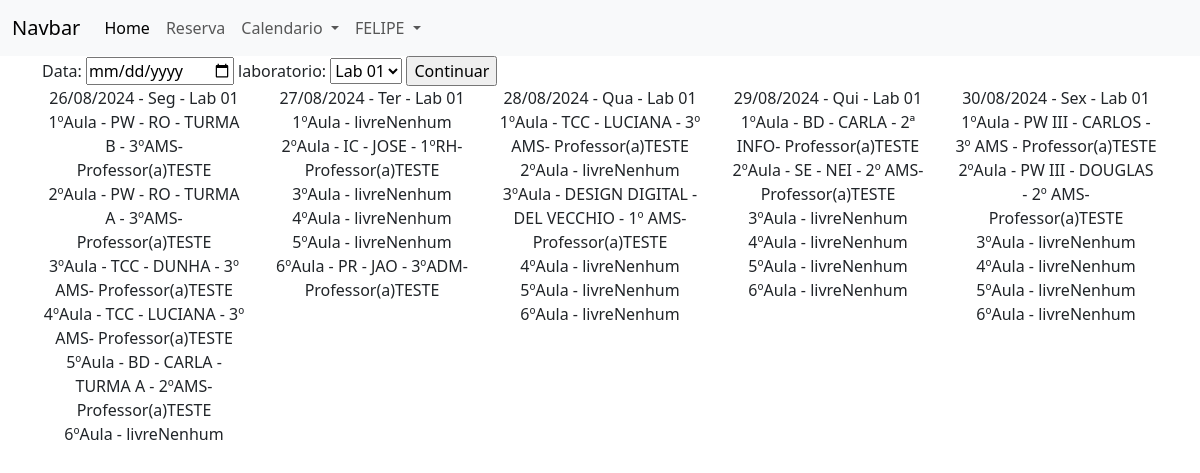
/Bin/semana.php (signed in), run on the app's committed database.
### tables this page shows
CREATE TABLE `laboratorio` (
  `lab_cod` int(11) NOT NULL,
  `lab_nome` varchar(40) NOT NULL,
  `lab_desc` varchar(200) DEFAULT NULL,
  `lab_isActive` bit(1) NOT NULL
);

CREATE TABLE `cronograma` (
  `cro_cod` int(11) NOT NULL,
  `cro_desc` varchar(200) DEFAULT NULL,
  `cro_aula` int(11) NOT NULL,
  `cro_sem` int(11) NOT NULL,
  `cro_isActive` bit(1) NOT NULL,
  `lab_cod` int(11) NOT NULL,
  `prof_cod` int(11) NOT NULL
);

CREATE TABLE `professor` (
  `prof_cod` int(11) NOT NULL,
  `prof_nome` varchar(40) NOT NULL,
  `prof_senha` varchar(20) NOT NULL,
  `prof_cargo` varchar(10) NOT NULL,
  `prof_isActive` bit(1) NOT NULL
);

### Bin/semana.php (the view, shortened to what this page needs)
<?php
include_once ("../navbar.php");
$translate = array(
    0 => "Dom",
    1 => "Seg",
    2 => "Ter",
    3 => "Qua",
    4 => "Qui",
    5 => "Sex",
    6 => "Sab",
);
?>
<div class="container">
    <form action="" method="get">
            <label for="data">Data:</label>
            <input type="date" name="data" id="data">
            <label for="lab" >laboratorio:</label>
            <select name="lab" id="lab" required>
            <?php
            include_once ("../conexao.php");
            $slq = mysqli_query($conexao, "SELECT * FROM laboratorio");
            while ($labs = mysqli_fetch_array($slq)) {
                if ($labs['lab_isActive'] == true) {
                   echo '<option value='.$labs['lab_cod'].'>'.$labs['lab_nome'].'</option>';
                }}; ?>
            </select>
            <input type="submit" value="Continuar">
        </form>
</div>
<div class="container text-center">
  <div class="row">
<?php
if(isset($_GET['data'])){
    $data = new DateTime($_GET['data']);
    $timestamp = strtotime($data->format('d-m-Y'));
    $arrydata = getdate($timestamp);
    $sem = $arrydata['wday'];
}else{
    $data = new DateTime();
}
if (isset($_GET['lab'])) {
    $lab = $_GET['lab'];
} else {
    $labs = mysqli_fetch_array(mysqli_query($conexao, "SELECT * FROM laboratorio"));
    $lab = $labs['lab_cod'];
}
$labnome = mysqli_fetch_array(mysqli_query($conexao, "SELECT * FROM laboratorio WHERE lab_cod='$lab'"));
$nomelab = $labnome["lab_nome"];
$diaN = date("w", strtotime($data->format('Y-m-d')));
$data->modify('-' . $diaN . ' day');
$data->modify('+1 day');
for ($sem = 1; $sem <= 5; $sem++)  {
    ?>
<div class="col">
    <?php
    echo $data->format('d/m/Y') . ' - ' . $translate[$sem] . ' - '.$nomelab."<br>";
    $data->modify('+1 day');
        $dia = $data->format('Y-m-d');
        $slq_reserva = mysqli_query($conexao, "SELECT r.res_aula as aula,r.res_desc as descr,r.res_isActive as active, p.prof_nome as prof FROM reserva as r INNER JOIN professor as p on r.prof_cod=p.prof_cod INNER JOIN laboratorio as l on r.lab_cod=l.lab_cod WHERE r.res_data = '$dia' AND r.lab_cod='$lab' ORDER BY r.res_aula ASC");
        $slq_cronograma = mysqli_query($conexao, "SELECT c.cro_aula as aula,c.cro_desc as descr,c.cro_isActive as active,p.prof_nome as prof FROM cronograma as c INNER JOIN laboratorio as l on c.lab_cod=l.lab_cod INNER JOIN professor as p on c.prof_cod=p.prof_cod WHERE c.cro_sem = '$sem' AND c.lab_cod='$lab' ORDER BY c.cro_aula ASC");
        while ($reserva = mysqli_fetch_array($slq_reserva)) {
                switch ($reserva["aula"]) {
                    case "2":
                        $aula2 = ['desc' => $reserva['descr'],'prof' => $reserva['prof']];
                        break;
                    }
            }
            while ($cronograma = mysqli_fetch_array($slq_cronograma)) {
                switch ($cronograma["aula"]) {
                    case "1":
                        $aula1 = ['desc' => $cronograma['descr'],'prof' => $cronograma['prof']];
                        break;
                    case "2":
                        $aula2 = ['desc' => $cronograma['descr'],'prof' => $cronograma['prof']];
                        break;
                    case "3":
                        $aula3 = array('desc' => $cronograma['descr'],'prof' => $cronograma['prof']);
                        break;
                    case "4":
                        $aula4 = array('desc' => $cronograma['descr'],'prof' => $cronograma['prof']);
                        break;
                    case "5":
                        $aula5 = array('desc' => $cronograma['descr'],'prof' => $cronograma['prof']);
                        break;
                    case "6":
                        $aula6 = array('desc' => $cronograma['descr'],'prof' => $cronograma['prof']);
                        break;
                    }
            }
        ; ?>
        <a class="list-group-item list-group-item-action" <?php if(!isset($aula1)){echo 'href="../Reserva/formReserva.php?data='.$dia.'&aula=1"';}else{echo 'disabled';}?>>1ºAula - <?php if(!isset($aula1)){echo "livre";}else{echo $aula1['desc'];}if(!isset($aula1)){echo "Nenhum";}else{echo '- Professor(a)'.$aula1['prof'];}  ?></a>
        <a class="list-group-item list-group-item-action" <?php if(!isset($aula1)){echo 'href="../Reserva/formReserva.php?data='.$dia.'&aula=2"';}else{echo 'disabled';}?>>2ºAula - <?php if(!isset($aula2)){echo "livre";}else{echo $aula2['desc'];}if(!isset($aula2)){echo "Nenhum";}else{echo '- Professor(a)'.$aula2['prof'];}  ?></a>
        <a class="list-group-item list-group-item-action" <?php if(!isset($aula1)){echo 'href="../Reserva/formReserva.php?data='.$dia.'&aula=3"';}else{echo 'disabled';}?>>3ºAula - <?php if(!isset($aula3)){echo "livre";}else{echo $aula3['desc'];}if(!isset($aula3)){echo "Nenhum";}else{echo '- Professor(a)'.$aula3['prof'];}  ?></a>
        <a class="list-group-item list-group-item-action" <?php if(!isset($aula1)){echo 'href="../Reserva/formReserva.php?data='.$dia.'&aula=4"';}else{echo 'disabled';}?>>4ºAula - <?php if(!isset($aula4)){echo "livre";}else{echo $aula4['desc'];}if(!isset($aula4)){echo "Nenhum";}else{echo '- Professor(a)'.$aula4['prof'];}  ?></a>
        <a class="list-group-item list-group-item-action" <?php if(!isset($aula1)){echo 'href="../Reserva/formReserva.php?data='.$dia.'&aula=5"';}else{echo 'disabled';}?>>5ºAula - <?php if(!isset($aula5)){echo "livre";}else{echo $aula5['desc'];}if(!isset($aula5)){echo "Nenhum";}else{echo '- Professor(a)'.$aula5['prof'];}  ?></a>
        <a class="list-group-item list-group-item-action" <?php if(!isset($aula1)){echo 'href="../Reserva/formReserva.php?data='.$dia.'&aula=6"';}else{echo 'disabled';}?>>6ºAula - <?php if(!isset($aula6)){echo "livre";}else{echo $aula6['desc'];}if(!isset($aula6)){echo "Nenhum";}else{echo '- Professor(a)'.$aula6['prof'];}  ?></a>
    </div>
    <?php
    $aula1 = null;
    $aula2 = null;
    $aula3 = null;
    $aula4 = null;
    $aula5 = null;
    $aula6 = null;
}?>
  </div>
</div>

### data on the page
laboratorio: lab_nome "Lab 01"
cronograma: cro_desc "PW - RO - TURMA B - 3ºAMS"
professor: prof_nome "TESTE"
cronograma: cro_desc "PW - RO - TURMA A - 3ºAMS"
cronograma: cro_desc "TCC - DUNHA - 3º AMS"
cronograma: cro_desc "TCC - LUCIANA - 3º AMS"
cronograma: cro_desc "BD - CARLA - TURMA A - 2ºAMS"
cronograma: cro_desc "IC - JOSE - 1ºRH"
cronograma: cro_desc "PR - JAO - 3ºADM"
cronograma: cro_desc "TCC - LUCIANA - 3º AMS"
cronograma: cro_desc "DESIGN DIGITAL - DEL VECCHIO - 1º AMS"
cronograma: cro_desc "BD - CARLA - 2ª INFO"
cronograma: cro_desc "SE - NEI - 2º AMS"
cronograma: cro_desc "PW III - CARLOS - 3º AMS"
cronograma: cro_desc "PW III - DOUGLAS - 2º AMS"

### other printed values
$_SESSION['nome'] "FELIPE"
$data->format('d/m/Y') "26/08/2024"
$translate[$sem] "Seg"
$data->format('d/m/Y') "27/08/2024"
$translate[$sem] "Ter"
$data->format('d/m/Y') "28/08/2024"
$translate[$sem] "Qua"
$data->format('d/m/Y') "29/08/2024"
$translate[$sem] "Qui"
$data->format('d/m/Y') "30/08/2024"
$translate[$sem] "Sex"
form field lab "Lab 01"
